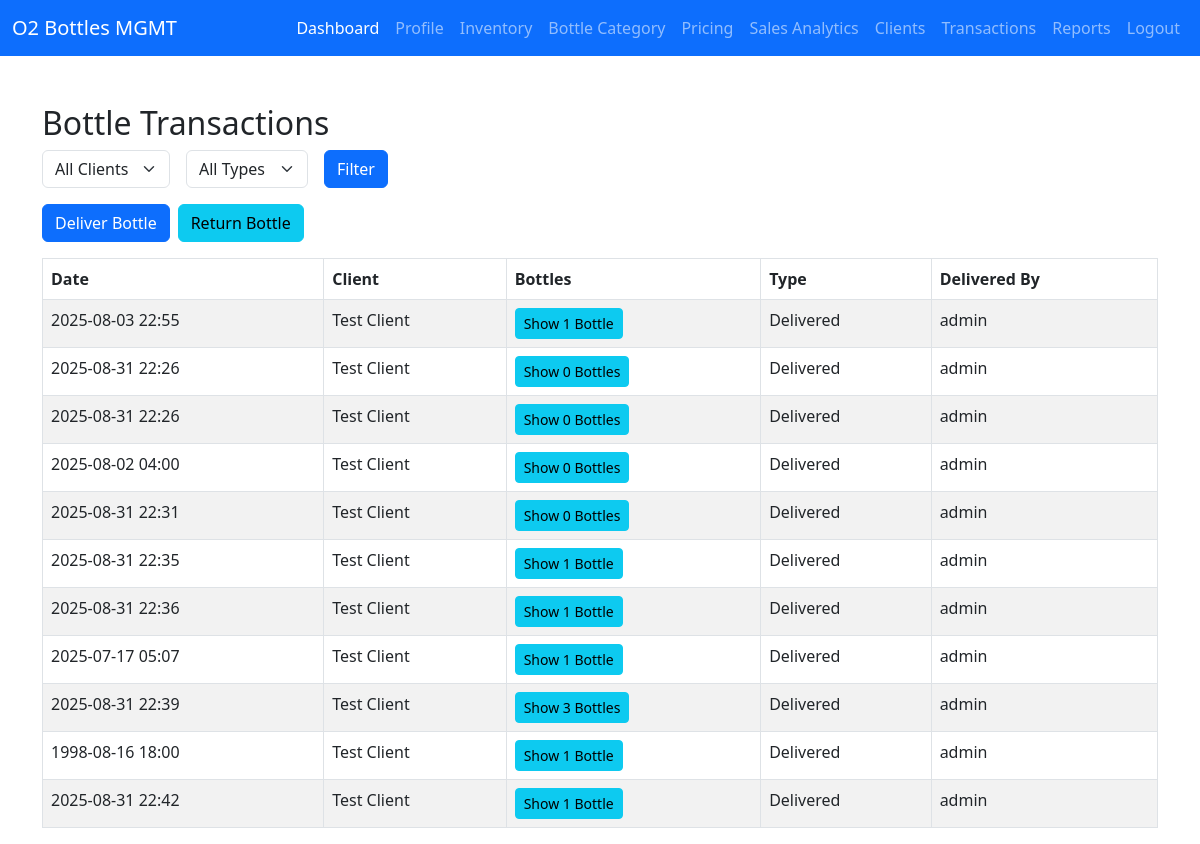
Page /transactions/ (signed in) on the committed database.
### bottle_MGMT/models.py (models this page shows, shortened)
class Transaction(models.Model):
    TRANSACTION_TYPE = [
        ('delivered', 'Delivered'),
        ('returned', 'Returned'),
    ]
    bottles = models.ManyToManyField(Bottle)
    client = models.ForeignKey(Client, on_delete=models.CASCADE)
    date = models.DateTimeField(default=timezone.now, help_text="Date and time of the transaction")
    custom_date = models.DateTimeField(null=True, blank=True, help_text="Optional custom date for the transaction. If not provided, current date/time will be used.")
    delivered_by = models.ForeignKey(User, on_delete=models.SET_NULL, null=True)
    transaction_type = models.CharField(max_length=10, choices=TRANSACTION_TYPE)
    billed = models.BooleanField(default=False)  # Track if this transaction has been billed

class Client(models.Model):
    ROLE_CHOICES = [
        ('customer', 'Customer'),
        ('admin', 'Admin'),
    ]
    name = models.CharField(max_length=100)
    contact = models.CharField(max_length=10)
    alt_contact = models.CharField(max_length=10, blank=True, null=True)
    email = models.EmailField()
    address = models.TextField()
    company_name = models.CharField(max_length=150, blank=True, null=True)
    gst_number = models.CharField(max_length=20, blank=True, null=True)
    role = models.CharField(max_length=10, choices=ROLE_CHOICES, default='customer')
    owner_gst = models.CharField(max_length=20, blank=True, null=True)
    bank_account = models.CharField(max_length=50, blank=True, null=True)
    card = models.CharField(max_length=50, blank=True, null=True)
    account_holder = models.CharField(max_length=100, blank=True, null=True)
    account_number = models.CharField(max_length=30, blank=True, null=True)
    ifsc = models.CharField(max_length=15, blank=True, null=True)
    branch = models.CharField(max_length=100, blank=True, null=True)
    account_type = models.CharField(max_length=20, blank=True, null=True)
    mmid = models.CharField(max_length=20, blank=True, null=True)
    vpa = models.CharField("Virtual Payment Address", max_length=100, blank=True, null=True)
    upi_number = models.CharField(max_length=15, blank=True, null=True)
    upi_qr = models.ImageField(upload_to="upi_qr/", blank=True, null=True)

### bottle_MGMT/views.py (the view)
# urls.py: path('transactions/', views.transaction_list, name='transaction_list'),
@login_required
def transaction_list(request):
    if request.user.username == 'delivery':
        transactions = Transaction.objects.filter(delivered_by=request.user)
    else:
        transactions = Transaction.objects.all()
    client_id = request.GET.get('client')
    if client_id:
        transactions = transactions.filter(client_id=client_id)
    transaction_type = request.GET.get('type')
    if transaction_type:
        transactions = transactions.filter(transaction_type=transaction_type)
    return render(request, 'transaction_list.html', {
        'transactions': transactions,
        'clients': Client.objects.all(),
        'selected_client': client_id,
        'selected_type': transaction_type,
    })

### templates/transaction_list.html (shortened to what this page needs)
{% extends "base.html" %}
{% load widget_tweaks %}
{% block content %}
    <h2>Bottle Transactions</h2>
    <form method="get" class="row g-3 mb-3">
        <div class="col-auto">
            <select name="client" class="form-select">
                <option value="">All Clients</option>
            </select>
        </div>
        <div class="col-auto">
            <select name="type" class="form-select">
                <option value="">All Types</option>
            </select>
        </div>
        <div class="col-auto">
            <button type="submit" class="btn btn-primary">Filter</button>
        </div>
    </form>
    <div class="d-flex gap-2 mb-3">
        <a href="{% url 'transaction_create' %}?transaction_type=delivered" class="btn btn-primary">Deliver Bottle</a>
        <a href="{% url 'transaction_create' %}?transaction_type=returned" class="btn btn-info">Return Bottle</a>
    </div>
    <table class="table table-bordered table-striped">
        <thead>
            <tr>
                <th>Date</th>
                <th>Client</th>
                <th>Bottles</th>
                <th>Type</th>
                <th>Delivered By</th>
            </tr>
        </thead>
        <tbody>
            {% for t in transactions %}
            <tr>
                <td>{{ t.date|date:'Y-m-d H:i' }}</td>
                <td>{{ t.client.name }}</td>
                <td>
                    {% with t.bottles.count as bottle_count %}
                    <button type="button" class="btn btn-sm btn-info" data-bs-toggle="modal" data-bs-target="#bottlesModal{{ t.id }}">
                        Show {{ bottle_count }} Bottle{% if bottle_count != 1 %}s{% endif %}
                    </button>
                    {% endwith %}
                </td>
                <td>{{ t.get_transaction_type_display }}</td>
                <td>{{ t.delivered_by.username }}</td>
            </tr>
            {% empty %}
            <tr>
                <td colspan="6" class="text-center">No transactions found.</td>
            </tr>
            {% endfor %}
        </tbody>
    </table>
{% endblock %}

### rows in the picture
Transaction: date "2025-08-03 22:55", client.name "Test Client", bottles.count "1", transaction_type "Delivered", delivered_by.username "admin"
Transaction: date "2025-08-31 22:26", client.name "Test Client", bottles.count "0", transaction_type "Delivered", delivered_by.username "admin"
Transaction: date "2025-08-31 22:26", client.name "Test Client", bottles.count "0", transaction_type "Delivered", delivered_by.username "admin"
Transaction: date "2025-08-02 04:00", client.name "Test Client", bottles.count "0", transaction_type "Delivered", delivered_by.username "admin"
Transaction: date "2025-08-31 22:31", client.name "Test Client", bottles.count "0", transaction_type "Delivered", delivered_by.username "admin"
Transaction: date "2025-08-31 22:35", client.name "Test Client", bottles.count "1", transaction_type "Delivered", delivered_by.username "admin"
Transaction: date "2025-08-31 22:36", client.name "Test Client", bottles.count "1", transaction_type "Delivered", delivered_by.username "admin"
Transaction: date "2025-07-17 05:07", client.name "Test Client", bottles.count "1", transaction_type "Delivered", delivered_by.username "admin"
Transaction: date "2025-08-31 22:39", client.name "Test Client", bottles.count "3", transaction_type "Delivered", delivered_by.username "admin"
Transaction: date "1998-08-16 18:00", client.name "Test Client", bottles.count "1", transaction_type "Delivered", delivered_by.username "admin"
Transaction: date "2025-08-31 22:42", client.name "Test Client", bottles.count "1", transaction_type "Delivered", delivered_by.username "admin"
